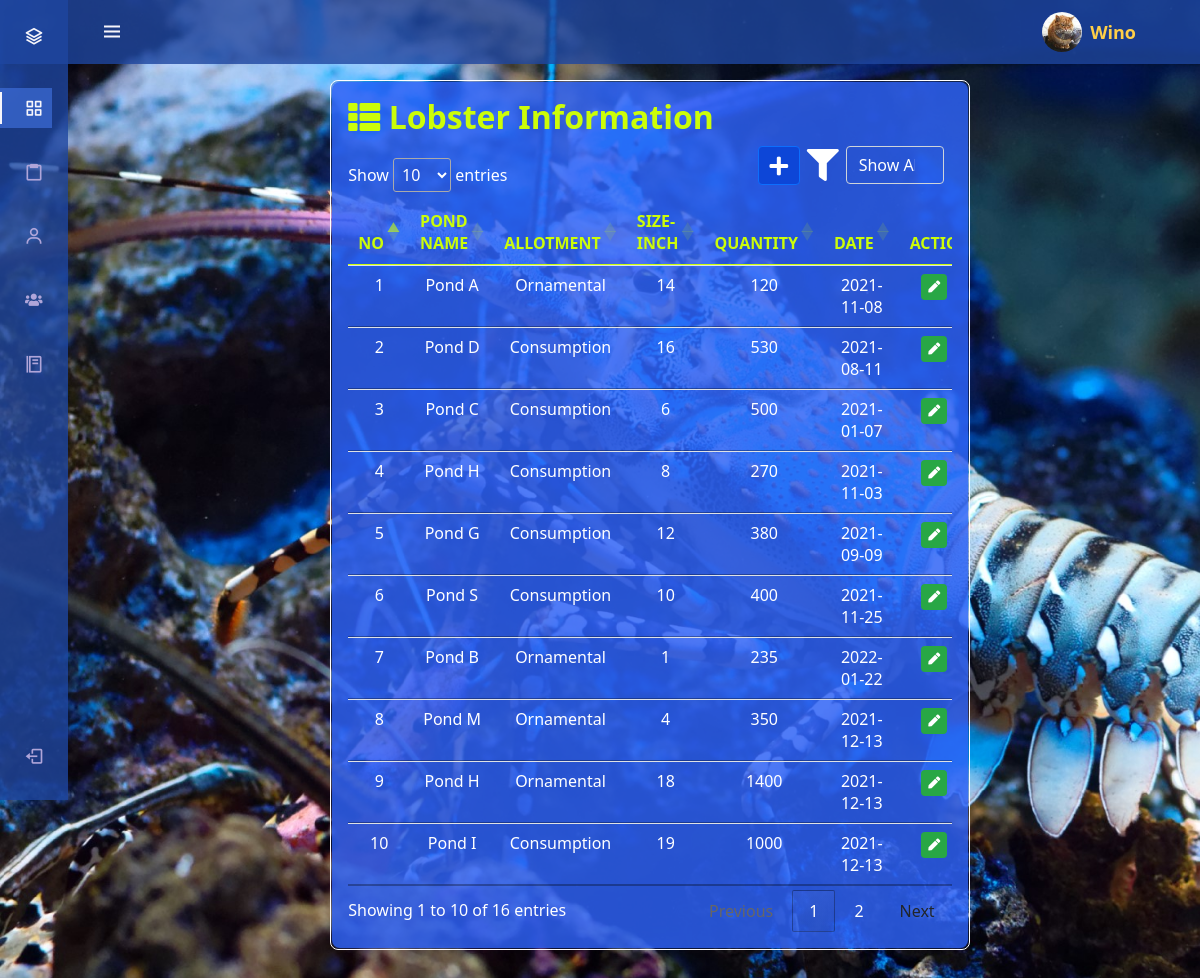
The app's page /view.php (signed in) with its own data.
### tables this page shows
CREATE TABLE `information` (
  `info_id` int(11) NOT NULL,
  `pond_name` varchar(100) NOT NULL,
  `allotment` varchar(100) NOT NULL,
  `size` int(30) NOT NULL,
  `quantity` int(30) NOT NULL,
  `date` varchar(50) NOT NULL,
  `user_id` int(10) NOT NULL,
  `nameuser` varchar(50) NOT NULL
);

### view.php (the view, shortened to what this page needs)
<?php
$user_id = $_SESSION['user_id'];
$img_prof = $_SESSION['img_prof'];
?>
<head>
    <link rel="stylesheet" href="css/main5.css">
    <link rel="stylesheet" href="css/button3.css">
    <link rel="stylesheet" href="css/sidebar4.css">
    <link rel="stylesheet" href="css/hover.css">
    <link rel="stylesheet" href="https://use.fontawesome.com/releases/v5.6.3/css/all.css">
    <link rel="stylesheet" href="https://maxcdn.bootstrapcdn.com/bootstrap/4.0.0/css/bootstrap.min.css">
    <link rel="stylesheet" href="https://cdn.jsdelivr.net/npm/bootstrap@5.0.0-beta1/dist/css/bootstrap.min.css">
    <link href='https://unpkg.com/boxicons@2.1.1/css/boxicons.min.css' rel='stylesheet'>
    <link rel="stylesheet" href="https://cdnjs.cloudflare.com/ajax/libs/jquery/3.2.1/jquery.min.js">
    <link rel="stylesheet" type="text/css" href="//cdn.datatables.net/1.11.3/css/jquery.dataTables.min.css">
</head>
<body id="body-pd">
<header class="header" id="header">
        <div class="header_toggle"> <i class='bx bx-menu' id="header-toggle"></i> </div>
        <div class="space">
            <div class="header_img mr-2"> <img src="img/<?php echo $img_prof ?>" alt=""> </div>
            <a style="color: #ffcf47;" title="Edit Profile" href="editprofile.php?id=<?php echo $user_id;?>">
                <?php echo"<b class=hover style=font-size:18px;>". $_SESSION['username'] . "</b>";?>
            </a>
        </div>
</header>
<div class="l-navbar" id="nav-bar">
        <nav class="nav">
            <div> <a href="#" class="nav_logo"> <i class='bx bx-layer nav_logo-icon'></i> <span class="nav_logo-name">Menu</span> </a>
                <div class="nav_list">
                    <a href="view.php" class="nav_link active">
                        <i class='bx bx-grid-alt nav_icon' title="Dashboard"></i>
                    </a>
                    <a href="sale.php" class="nav_link">
                        <i class='bx bx-clipboard nav_icon' title="Sales"></i>
                    </a>
                    <a href="profile.php?id=<?php echo $user_id;?>" class="nav_link">
                        <i class='bx bx-user nav_icon' title="Profile"></i>
                    </a>
                    <a href="customer_lists.php" class="nav_link">
                        <i class='fas fa-users fa-sm nav_icon' style="margin-left: 1px;" title="Customer"> </i>
                    </a>
                    <a href="sales_record.php" class="nav_link">
                        <i class='bx bx-food-menu nav_icon' title="Sales Record"></i>
                    </a>
                </div>
            </div>
        <a href="logout.php" class="nav_link">
            <i class='bx bx-log-out nav_icon'></i>
        </a>
    </nav>
</div>
<div class="page-content page-container" id="page-content">
<div style="padding: 3rem; margin-top: 2em;">
<div class="d-flex justify-content-center">
    <div class="col-lg-8 grid-margin stretch-card">
    <div style="border: 1px solid #fff; border-radius: 8px;">
         <div class="card" style="border-radius: 8px; background: rgba(45, 98, 245, 0.2);">
            <div class="card-body" style="background: rgba(45, 98, 245, 0.8);">
            <h2 class="card-title"><i class="fas fa-th-list"></i><b> Lobster Information</b></h2>
            <div style="overflow: hidden; margin-bottom: -1.7em; width: 65%; float: right; position: relative; z-index: 1;">
                <select id="filter-sizee" class="filter form-select mr-2 ml-1" style="float: right; width: 25%; background: transparent; color: #fff;">
                    <option value="0">Show All - Inch</option>
                </select>
                <i class="fa fa-filter fa-2x float-right" style="margin: 3px; color: #fff;"></i>
                <a class="btn btn-primary mr-1" title="New Data" href="member_add.php"><i class="fa fa-plus fa-lg"></i></a>
            </div>
            <div class="table-responsive">
            <table class="table" id="views">
            <thead>
                <tr align='center'>
                    <th>No</th>
                    <th>Pond Name</th>
                    <th>Allotment</th>
                    <th>Size-Inch</th>
                    <th>Quantity</th>
                    <th>Date</th>
                    <th>Action</th>
                </tr>
            </thead>
            <tbody id="myTable">
        <?php
            $server = "localhost";
            $user = "root";
            $pass = "";
            $database = "database";
            $conn = mysqli_connect($server, $user, $pass, $database) or die(mysqli_error());
                $sql = "SELECT * FROM information WHERE user_id=$user_id ";
                $res = mysqli_query($conn, $sql);
                $sno = 0;
                $sno = $sno + 1;
             if($res==true)
                {
                    $count_rows = mysqli_num_rows($res);
                    if($count_rows>0)
                    {
                        while($row=mysqli_fetch_assoc($res))
                        {
                            $info_id = $row['info_id'];
                            $pond_name = $row['pond_name'];
                            $allotment = $row['allotment'];
                            $size = $row['size'];
                            $quantity = $row['quantity'];
                            $date = $row['date'];
                            ?>
                                <tr align='center' style="background: transparent;">
                                    <td><?php echo $sno;?></td>
                                    <td><?php echo $pond_name; ?></td>
                                    <td><?php echo $allotment; ?></td>
                                    <td class="sizee" data-sizee="<?php echo $size;?>"><?php echo $size; ?></td>
                                    <td><?php echo $quantity; ?></td>
                                    <td><?php echo $date; ?></td>
                                    <td>
                                     <a class="badge badge-success" style="padding: 7px" href="update.php?info_id=<?php echo $info_id; ?>"><i class="fas fa-pen" title="Update"></i> </a>
                                    </td>
                                </tr>
                            <?php
                            $sno++;
                        }
                    }
                }
            ?>
            </tbody>
            </table>
            </div>
            </div>
        </div>
        </div>
        </div>
        </div>
    </div>
</div>
</body>

### css/main5.css (style rules this page uses)
body { background-color: #f9f9fa }
.card { box-shadow: none; -webkit-box-shadow: none; -moz-box-shadow: none; -ms-box-shadow: none; }
.card { position: relative; display: flex; flex-direction: column; min-width: 0; word-wrap: break-word; background-clip: border-box; border: 1px solid #fff; }
.card-body { border-radius: 8px; }
.card .card-title { color: #ccfd09; margin-bottom: 0.625rem; text-transform: capitalize; font-family:'Noto Sans', sans-serif; }
.table-responsive { display: block; width: 100%; overflow-x: auto; -webkit-overflow-scrolling: touch; -ms-overflow-style: -ms-autohiding-scrollbar }
.table, .jsgrid .jsgrid-table { width: 100%; max-width: 100%; margin-bottom: 1rem; background-color: transparent }
.table thead th, .jsgrid .jsgrid-table thead th { border-top: 0; border-bottom-width: 1px; text-transform: uppercase }
.table td, .jsgrid .jsgrid-table td { padding: .875rem 0.9375rem; color: #fff; }
.badge { border-radius: 0; line-height: 1; padding: .375rem .5625rem; font-weight: normal }

### css/button3.css (style rules this page uses)
.btn { -webkit-border-radius: 10; -moz-border-radius: 10; border-radius: 10px; font-family: Arial; color: #fcfcfc; font-size: 15px; background: #d93434; padding: 10px 20px 10px 20px; text-decoration: none; }
h2 { font: cursive; }

### css/sidebar4.css (style rules this page uses)
a { text-decoration: none }
.header { width: 100%; height: var(--header-height); position: fixed; top: 0; left: 0; display: flex; align-items: center; justify-content: space-between; padding: 0 1rem; background-color: rgba(30, 70, 161, 0.8); z-index: var(--z-fixed); transition: .5s; color: white; }
.space { display: flex; align-items: center; padding: 0 2rem; }
.header_toggle { color: var(--white-color); font-size: 1.5rem; cursor: pointer }
.header_img { width: 35px; height: 35px; display: flex; justify-content: center; border-radius: 50%; overflow: hidden }
.header_img img { width: 40px }
.l-navbar { position: fixed; top: 0; left: -30%; width: var(--nav-width); height: 100vh; background-color: rgba(30, 70, 161, 0.8); padding: .5rem 1rem 0 0; transition: .5s; z-index: var(--z-fixed) }
.nav { height: 100%; display: flex; flex-direction: column; justify-content: space-between; overflow: hidden }
.nav_logo, .nav_link { display: grid; grid-template-columns: max-content max-content; align-items: center; column-gap: 1rem; padding: .5rem 0 .5rem 1.5rem }
.nav_logo { margin-bottom: 2rem }
.nav_logo-icon { font-size: 1.25rem; color: var(--white-color) }
.nav_link { position: relative; color: var(--first-color-light); margin-bottom: 1.5rem; transition: .3s }
.nav_icon { font-size: 1.25rem }
.active { color: var(--white-color); background-color: rgba(62, 109, 217, 0.7); border-top-right-radius: 12px; border-bottom-right-radius: 12px; transition: .3s; }
.active::before { content: ''; position: absolute; left: 0; width: 2px; height: 32px; background-color: var(--white-color) }
@media screen and (min-width: 768px) { body { margin: calc(var(--header-height) + 1rem) 0 0 0; padding-left: calc(var(--nav-width) + 2rem) } }
@media screen and (min-width: 768px) { .header { height: calc(var(--header-height) + 1rem); padding: 0 2rem 0 calc(var(--nav-width) + 2rem) } }
@media screen and (min-width: 768px) { .header_img { width: 40px; height: 40px } }
@media screen and (min-width: 768px) { .header_img img { width: 45px } }
@media screen and (min-width: 768px) { .l-navbar { left: 0; padding: 1rem 1rem 0 0 } }

### view.php (style rules this page uses)
a:hover, a, th { text-decoration: none; color: #ccfd09; }
td { color: #fff; }
body { background-image: url("back/blue_lobster1.jpg"); background-attachment: fixed; background-repeat:no-repeat; background-size:cover; }
option { background-color: black; color: #fff; }
label, select { color: #fff; border: none; text-decoration: none; }
.btn-primary { background-color: #0d46d7; float: right; padding: 10.5px; }

### records on screen
information: pond_name "Pond A", allotment "Ornamental", size "14", quantity "120", date "2021-11-08"
information: pond_name "Pond D", allotment "Consumption", size "16", quantity "530", date "2021-08-11"
information: pond_name "Pond C", allotment "Consumption", size "6", quantity "500", date "2021-01-07"
information: pond_name "Pond H", allotment "Consumption", size "8", quantity "270", date "2021-11-03"
information: pond_name "Pond G", allotment "Consumption", size "12", quantity "380", date "2021-09-09"
information: pond_name "Pond S", allotment "Consumption", size "10", quantity "400", date "2021-11-25"
information: pond_name "Pond B", allotment "Ornamental", size "1", quantity "235", date "2022-01-22"
information: pond_name "Pond M", allotment "Ornamental", size "4", quantity "350", date "2021-12-13"
information: pond_name "Pond H", allotment "Ornamental", size "18", quantity "1400", date "2021-12-13"
information: pond_name "Pond I", allotment "Consumption", size "19", quantity "1000", date "2021-12-13"

### other values on screen
$_SESSION['username'] "Wino"
